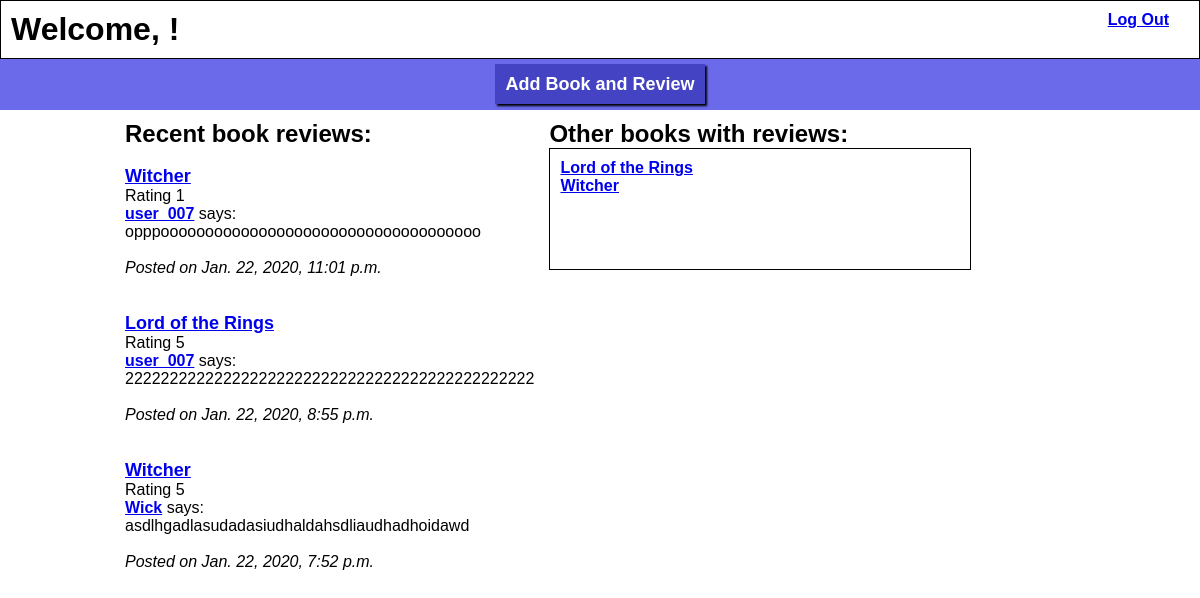
/books/, run on an earlier commit of the app's database.
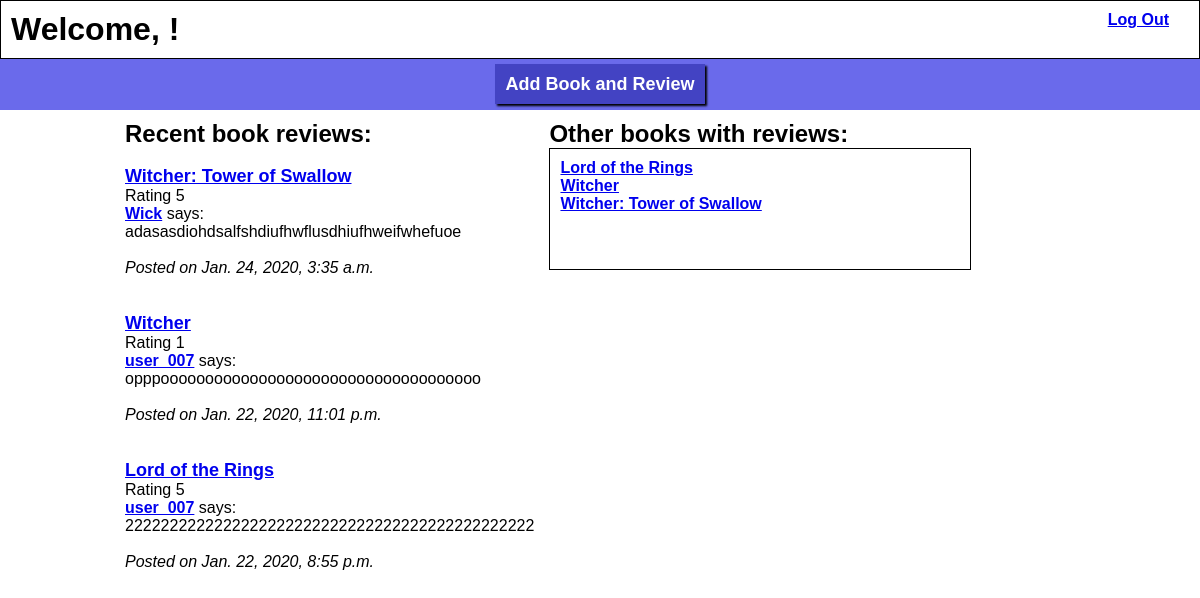
And on a later commit of the database.
### book_reviews_app/models.py (models this page shows)
class Review(models.Model):
    content = models.TextField()
    rating = models.IntegerField()
    user = models.ForeignKey(User, related_name = "reviews", on_delete = models.CASCADE)
    book = models.ForeignKey(Book, related_name = "reviews", on_delete = models.CASCADE)
    created_at = models.DateTimeField(auto_now_add = True)
    updated_at = models.DateTimeField(auto_now = True)
    objects = ReviewManager()

class Book(models.Model):
    title = models.CharField(max_length = 100)
    author = models.ForeignKey(Author, related_name = "books", on_delete = models.CASCADE)
    created_at = models.DateTimeField(auto_now_add = True)
    updated_at = models.DateTimeField(auto_now = True)
    objects = BookManager()

### login_app/models.py (models this page shows)
class User(models.Model):
    first_name = models.CharField(max_length = 255)
    alias = models.CharField(max_length = 255)
    email = models.CharField(max_length = 384)
    password = models.CharField(max_length = 60)
    objects = UserManager()
    created_at = models.DateTimeField(auto_now_add = True)
    updated_at = models.DateTimeField(auto_now = True)

### book_reviews_app/views.py (the view)
# urls.py: path('', views.books_home),
def books_home(request):
    context = {
        "reviews":Review.objects.all().order_by("-created_at")[0:3],
        "books_with_reviews":Book.objects.all()
    }
    return render(request, "books_home.html", context)

### book_reviews_app/templates/books_home.html (shortened to what this page needs)
<!DOCTYPE html>
<html lang="en">
<head>
    {% load static %}
    <link rel="stylesheet" type="text/css" href="{% static 'books_style.css' %}">
</head>
<body>
    <header>
        <h1>Welcome, {{request.session.first_name}}!</h1>
        <a href="/books/logout">Log Out</a>
    </header>
    <nav>
        <a class="navigate_links" href="/books/add">Add Book and Review</a>
    </nav>
    <div id="wrapper">
        <main>
            <div class="review">
                <h2>Recent book reviews:</h2><br>
                {% for review in reviews %}
                    <a style="font-size: 18px;" href="/books/{{review.book.id}}">{{review.book.title}}</a>
                    <p>Rating {{review.rating}}</p>
                    <a href="/books/user/{{review.user.id}}">{{review.user.alias}}</a> says:
                    <p>{{review.content}}</p><br>
                    <p style="font-style: italic;">Posted on {{review.updated_at}}</p><br><br>
                {% endfor %}
            </div>
            <div class="review">
                <h2>Other books with reviews:</h2>
                <div id="list_of_books">
                    {% for book in books_with_reviews %}
                        <a href="/books/{{book.id}}">{{book.title}}</a><br>
                    {% endfor %}
                </div>
            </div>
        </main>
    </div>
</body>
</html>

### login_app/static/books_style.css (style rules this page uses)
* { margin: 0px; padding: 0px; vertical-align: top; text-align: left; font-family: sans-serif; }
html, body { margin: 0px; height: 100%; }
#wrapper { height: 100%; }
main { margin: 0px auto; width: 970px; }
a { font-weight: bold; }
#list_of_books { padding: 10px; border: 1px solid black; overflow-y: auto; overflow-x: hidden; display: inline-block; width: 400px; min-height: 100px; }
.review, .info { width: 400px; display: inline-block; padding: 10px; }
nav { margin: 0px; padding: 15px; text-align: center; background-color: rgb(106, 106, 235); }
.navigate_links { text-decoration: none; font-weight: bold; font-size: 18px; color: white; padding: 10px; background-color: rgb(67, 67, 195); box-shadow: 2px 2px 2px black; }
header a, header h1 { display: inline-block; vertical-align: middle; }
header a { float: right; margin-right: 20px; }
header { margin: 0px; padding: 10px; border:1px solid black; }

What changed in the data, as far as the page shows it:
no longer on this page (row unchanged): Review: book "Witcher", rating "5", user.alias "Wick", content "asdlhgadlasudadasiudhaldahsdliaudhadhoidawd", updated_at "Jan. 22, 2020, 7:52 p.m."
added Review: book "Witcher: Tower of Swallow", rating "5", user.alias "Wick", content "adasasdiohdsalfshdiufhwflusdhiufhweifwhefuoe", updated_at "Jan. 24, 2020, 3:35 a.m."
added Book: title "Witcher: Tower of Swallow"
